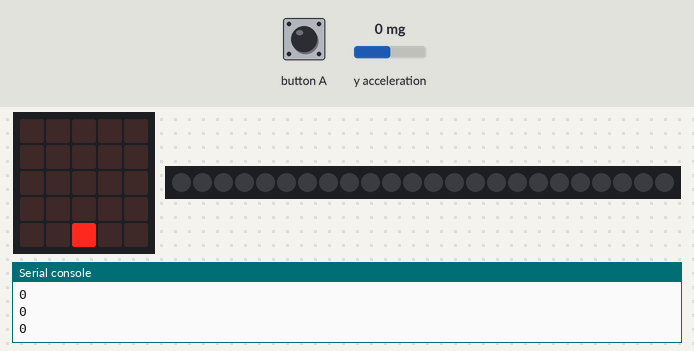
Bench run of a program on a simulated BBC micro:bit (MakeCode). Shown: the board's 5×5 LED display, 24 RGB LEDs in strip order, left to right, the last lines printed to the serial console. Inputs (shaded band) come from the test bench; at power-on: y acceleration 0 mg. Dim RGB values are drawn brighter than linear.

Above: at 1.2 s.
1.3 s: y acceleration set to 750 mg
At 1.51 s:
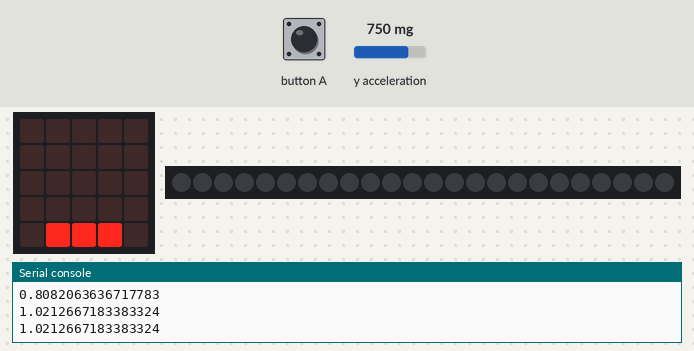
3.7 s: y acceleration set to -30 mg
At 5.1 s:
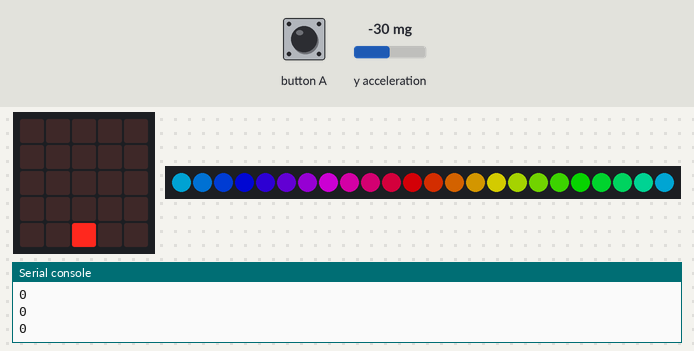
6.7 s: y acceleration set to 1440 mg
At 6.94 s:
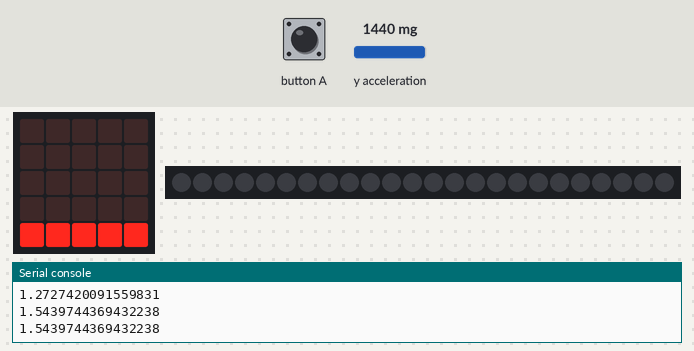
9.2 s: y acceleration set to 750 mg
At 9.66 s:
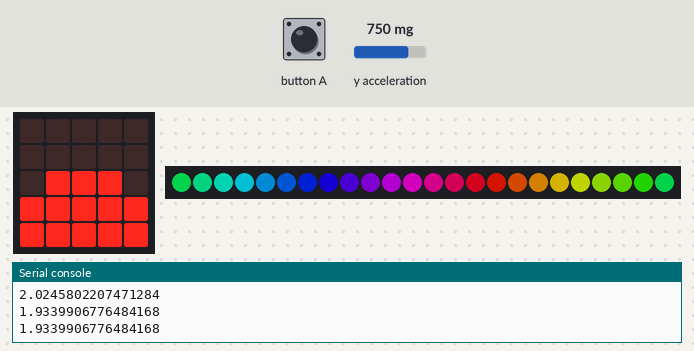
11.0 s: y acceleration set to -20 mg
At 11.8 s:
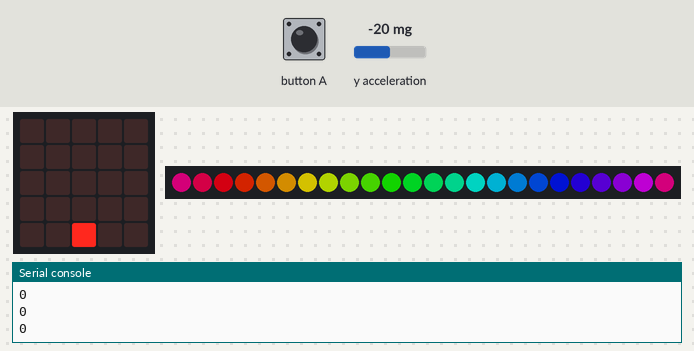
Timing chart, 0 to 13.9 s (numbered marks = the images above; inputs shaded):
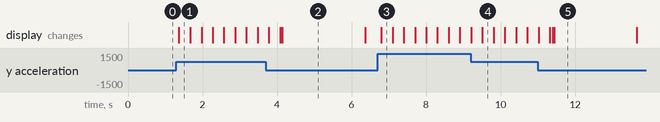

Measured:
- after the input at 1.3 s, the display: changes after 0.07 s (image 1)
- after the input at 6.7 s, the display: changes after 0.10 s (image 3)
- after the input at 9.2 s, the display: first differs from a run without the input after 0.31 s (image 4)
- after the input at 11.0 s, the display: first differs from a run without the input after 0.32 s (image 5 shows a later state)
- what the display in image 2 shows lasts 2.3 s, from 4.1 s to 6.4 s

The program:

main.ts
```typescript
input.onButtonPressed(Button.A, function () {
    Leuchtet = 1 - Leuchtet
})
let BeschleunigungRotation = 0
let Beschleunigung_y = 0
let Änderung = 0
let Geschwindigkeit = 0
let Leuchtet = 0
let Messungen_y: number[] = []
let Richtung = 1
let Neigung = 5.7
let Winkel = 17
let Radius = 0.05
let millig = 9.81 / 1000
let Pi = 3.1415
let _2Pi = 2 * Pi
let GradBogenmaß = Pi / 180
let Offset = 1000 * Math.sin(Neigung * GradBogenmaß)
let Faktor = Math.cos(Winkel * GradBogenmaß)
let Verzögerung = 5
let Minimum = 0.5
let Index = 0
let Länge = 24
for (let index = 0; index < 10; index++) {
    Messungen_y.push(0)
}
input.setAccelerometerRange(AcceleratorRange.FourG)
let Streifen = neopixel.create(DigitalPin.P0, Länge, NeoPixelMode.RGB)
Leuchtet = 0
Streifen.clear()
Streifen.show()
basic.forever(function () {
    while (Geschwindigkeit > Minimum) {
        Änderung = 360 * (Geschwindigkeit * Verzögerung / 1000)
        Index += 360 - Änderung * Richtung
        Index = Index % 360
        Streifen.showRainbow(Math.round(Index) + 1, Math.round(Index) + 360)
        basic.pause(Verzögerung)
    }
})
basic.forever(function () {
    if (Leuchtet) {
        while (Leuchtet) {
            basic.pause(200)
        }
        basic.pause(2000)
    } else {
        Streifen.clear()
        Streifen.show()
    }
    basic.pause(200)
})
basic.forever(function () {
    led.plotBarGraph(
    Math.abs(Geschwindigkeit),
    5
    )
})
basic.forever(function () {
    while (true) {
        Messungen_y.unshift(input.acceleration(Dimension.Y))
        Beschleunigung_y = Beschleunigung_y + (Messungen_y[0] / 10 - Messungen_y.pop() / 10)
        if (Beschleunigung_y > Offset) {
            BeschleunigungRotation = (Beschleunigung_y - Offset) / Faktor * millig
            Geschwindigkeit = Math.sqrt(BeschleunigungRotation / Radius) / _2Pi
        } else {
            Geschwindigkeit = 0
        }
        if (Geschwindigkeit > Minimum) {
            Leuchtet = 1
        } else {
            Leuchtet = 0
        }
        basic.pause(50)
    }
})
```

test.ts
```typescript
// Hier kann man Tests durchführen; diese Datei wird nicht kompiliert, wenn dieses Paket als Erweiterung verwendet wird.
```
